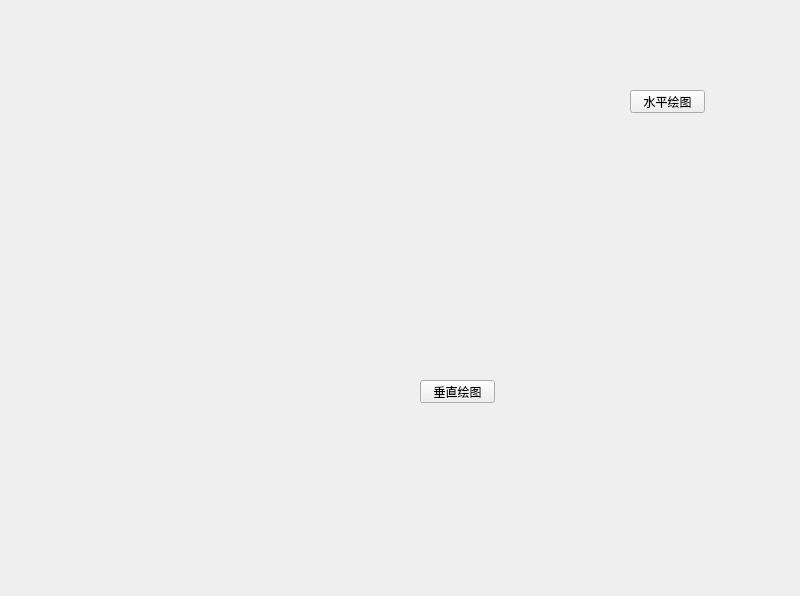
<?xml version="1.0" encoding="UTF-8"?>
<ui version="4.0">
 <class>MainWindow</class>
 <widget class="QMainWindow" name="MainWindow">
  <property name="geometry">
   <rect>
    <x>0</x>
    <y>0</y>
    <width>800</width>
    <height>596</height>
   </rect>
  </property>
  <property name="windowTitle">
   <string>MainWindow</string>
  </property>
  <widget class="QWidget" name="centralWidget">
   <widget class="GraphicsLayoutWidget" name="pyqtgraph1" native="true">
    <property name="geometry">
     <rect>
      <x>20</x>
      <y>10</y>
      <width>541</width>
      <height>221</height>
     </rect>
    </property>
   </widget>
   <widget class="GraphicsLayoutWidget" name="pyqtgraph2" native="true">
    <property name="geometry">
     <rect>
      <x>20</x>
      <y>240</y>
      <width>311</width>
      <height>341</height>
     </rect>
    </property>
   </widget>
   <widget class="QPushButton" name="pushButton">
    <property name="geometry">
     <rect>
      <x>630</x>
      <y>90</y>
      <width>75</width>
      <height>23</height>
     </rect>
    </property>
    <property name="text">
     <string>水平绘图</string>
    </property>
   </widget>
   <widget class="QPushButton" name="pushButton_2">
    <property name="geometry">
     <rect>
      <x>420</x>
      <y>380</y>
      <width>75</width>
      <height>23</height>
     </rect>
    </property>
    <property name="text">
     <string>垂直绘图</string>
    </property>
   </widget>
  </widget>
 </widget>
 <customwidgets>
  <customwidget>
   <class>GraphicsLayoutWidget</class>
   <extends>QWidget</extends>
   <header>pyqtgraph</header>
   <container>1</container>
  </customwidget>
 </customwidgets>
 <resources/>
 <connections/>
</ui>
